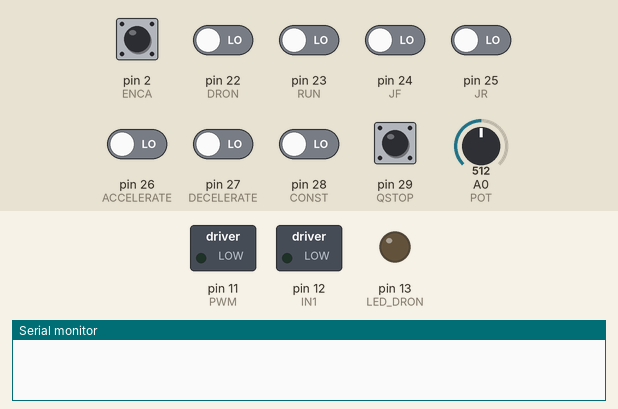
The sketch below on a simulated Arduino Mega 2560, built with avr-gcc and run on an emulated ATmega2560. Shown: switched loads named in the sketch (green lamp = pin HIGH), output pins drawn as LEDs (lit = HIGH), the last lines printed to the serial monitor. The inputs (shaded band) are chosen by the test bench; at power-on: pin 2 (ENCA) HIGH, pin 22 (DRON), pin 23 (RUN), pin 24 (JF), pin 25 (JR), pin 26 (ACCELERATE), pin 27 (DECELERATE), pin 28 (CONST), pin 29 (QSTOP) LOW, A0 (POT) = 512.

Above: at 1.2 s.
1.3 s: pin 22 (DRON) driven HIGH
At 2.5 s:
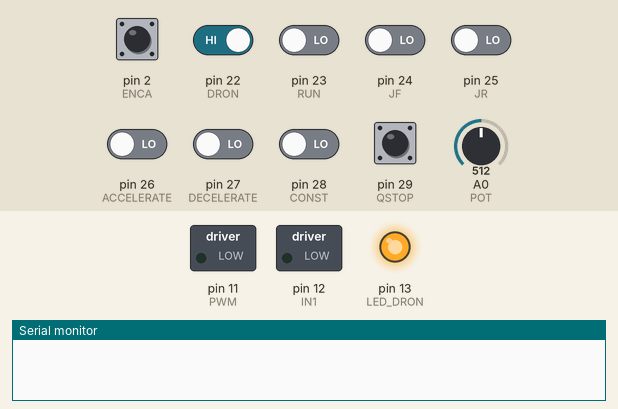
2.8 s: pin 23 (RUN) driven HIGH
At 3.8 s:
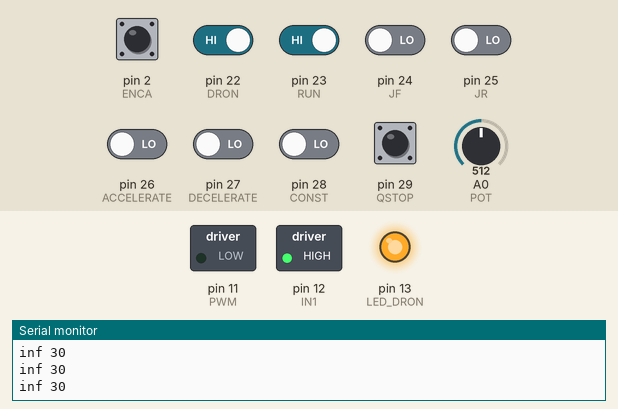
Timing chart, 0 to 5.8 s (numbered marks = the images above; inputs shaded):
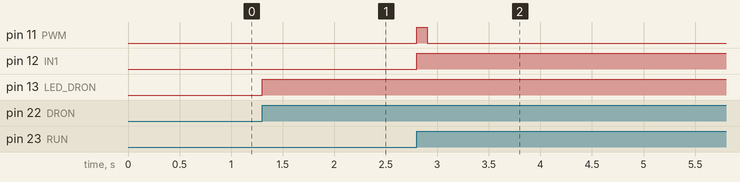

The sketch:

INTEGRATED_LOGIC_CARD_CODE.ino
```cpp
                                                                  //CYBORG, NIT ROURKELA

                                      /* INTEGRATED FINAL LOGIC CARD CODE || TANDEM MILL, ROURKELA STEEL PLANT, SAIL */

#define DRON        22
#define RUN         23
#define JF          24
#define JR          25
#define ACCELERATE  26
#define DECELERATE  27
#define CONST       28
#define QSTOP       29
#define LED_DRON    13
#define ENCA         2
#define ENCB         3
#define PWM         11
#define IN1         12

#define RUNRPM      30
#define POT         A0


static volatile bool a, b, c, d, e, f, g ,h, drCmd, runCmd, jfCmd, jrCmd, acclCmd, declCmd, constCmd, runStopCmd;
static long runrpm; static float jogrpm;
volatile int32_t dTime=33000; static uint32_t lTime=0;
volatile static bool encb; volatile static signed int sign=1;
float vfilt, vprev = 0;
float eintegral = 0; float le = 0; float diff = 0;


void onPin2CHANGECallBackFunction() {

  uint32_t cTime;
  cTime = micros();

  // calculate the DeltaT between pulses
  dTime = cTime - lTime;
  lTime = cTime;

  encb=digitalRead(ENCB);
  if (encb == 0) sign=-1; else sign=+1;

}


void setup() {

  Serial.begin(96e2);

  pinMode(ENCA, INPUT_PULLUP);
  pinMode(ENCB, INPUT_PULLUP);
  pinMode(PWM, OUTPUT);
  pinMode(IN1, OUTPUT);

  attachInterrupt(digitalPinToInterrupt(ENCA), onPin2CHANGECallBackFunction, RISING);

  pinMode(DRON, INPUT);         //a
  pinMode(RUN, INPUT);          //b
  pinMode(JF, INPUT);           //c
  pinMode(JR, INPUT);           //d
  pinMode(ACCELERATE, INPUT);   //e
  pinMode(DECELERATE, INPUT);   //f
  pinMode(CONST, INPUT);        //g
  pinMode(QSTOP, INPUT);        //h

  pinMode(LED_DRON, OUTPUT); digitalWrite(LED_DRON, 0);

}


void loop() {

  setMotor(0, 0);
  check_inputs();

  // .................. Drive On .............. //
  while(drCmd){

    check_inputs();
    digitalWrite(LED_DRON, 1);
    setMotor(0, 0);

    while(jfCmd){

      pid(jogrpm);
      check_inputs();

    }

    while(jrCmd){

      pid(-jogrpm);
      check_inputs();

    }

    runrpm= RUNRPM;

    while(runCmd){

      int accflag = 0;
      int decflag = 0;
      pid(runrpm);
      check_inputs();

      if(acclCmd==1)  accflag = 1;
      while (accflag==1 &&  constCmd != 1 && runStopCmd!=1){

        pid(runrpm);
        runrpm++;
        delay(500);
        if(runrpm>40) runrpm=40;
        check_inputs();

      }
      accflag = 0;

      if(declCmd==1)  decflag=1;
      while(decflag==1 && constCmd !=1   && runStopCmd!=1){

        pid(runrpm);
        runrpm--;
        delay(500);
        if(runrpm<0) runrpm=0;
        check_inputs();

      }
      decflag=0;

      while(constCmd){

        pid(runrpm);
        delay(10);
        check_inputs();

      }
    }
  }
}


void setMotor(int dir, int pwmVal) {

  analogWrite(PWM, pwmVal);
  if (dir == 1) digitalWrite(IN1, HIGH); else if (dir == -1) digitalWrite(IN1, LOW);

}


void check_inputs(){

  a = digitalRead(DRON);
  b = digitalRead(RUN);
  c = digitalRead(JF);
  d = digitalRead(JR);
  e = digitalRead(ACCELERATE);
  f = digitalRead(DECELERATE);
  g = digitalRead(CONST);
  h = digitalRead(QSTOP);

  int pot_value= analogRead(POT);
  jogrpm = map(pot_value,0,1023,0,40);

//  Serial.print(a);
//  Serial.print(b);
//  Serial.print(c);
//  Serial.print(d);
//  Serial.print(e);
//  Serial.print(f);
//  Serial.print(g);
//  Serial.print(h);
//  Serial.print("__");

  drCmd   = a&!b&!c&!d&!e&!f&!g&!h;
  runCmd  = a&b&!c&!d&!e&!f&!g&!h;
  jfCmd   = a&!b&c&!d&!e&!f&!g&!h;
  jrCmd   = a&!b&!c&d&!e&!f&!g&!h;
  acclCmd = a&b&!c&!d&e&!f&!g&!h;
  declCmd = a&b&!c&!d&!e&f&!g&!h;
  constCmd= a&b&!c&!d&g&!h;
  runStopCmd = !a|!b|h;

//  Serial.print(drCmd);
//  Serial.print(runCmd);
//  Serial.print(jfCmd);
//  Serial.print(jrCmd);
//  Serial.print(acclCmd);
//  Serial.print(declCmd);
//  Serial.println(constCmd);

}


void pid(int vt){

  float DeltaTime; float SpeedInRPM; static unsigned long SpamTimer;

  if ((unsigned long)(millis() - SpamTimer) >= (100)) {
    SpamTimer = millis();
    noInterrupts();
    DeltaTime = dTime;                                                    // RPM calculation
    dTime = 0;
    interrupts();
    SpeedInRPM =(33000.0 / DeltaTime)*sign;
    vfilt = 0.854 * vfilt + 0.0728 * SpeedInRPM + 0.0728 * vprev;  //25Hz
    vprev = SpeedInRPM;
   }

  // Compute the control signal u
  float kp = 3.5;
  float ki = 0.00035;
  float kd = 0;

  float e = vt - vfilt;
  eintegral = eintegral + e * DeltaTime;                                  //PID
  diff = (e - le)/DeltaTime;
  le = e;

  float u = kp * e + ki * eintegral + kd * diff;

  // Set the motor speed and direction
  int dir = 1;  if (u < 0) dir = -1;
  int pwr = (int)fabs(u); if (pwr > 255) pwr = 255;

  setMotor(dir, pwr);

  //target vs current reading
  Serial.print(vfilt);  Serial.print(" ");  Serial.print(vt); Serial.println(); delay(2);
  //  int filt = vfilt; Serial.print(filt);  Serial.print(" ");  Serial.print(vt); Serial.println(); delay(2);

  }


//////////////////////////////////////////      END       //////////////////////////////////////////////

                                                                                                                    //violet2. blue3_encoder, m2a- red n m2b -black_motor power
```

Measured:
- after the input at 1.3 s, pin 13 (LED_DRON): LOW → HIGH at once
- after the input at 2.8 s, pin 11 (PWM): LOW → HIGH at once, → LOW 0.10 s later; pin 12 (IN1): LOW → HIGH at once
